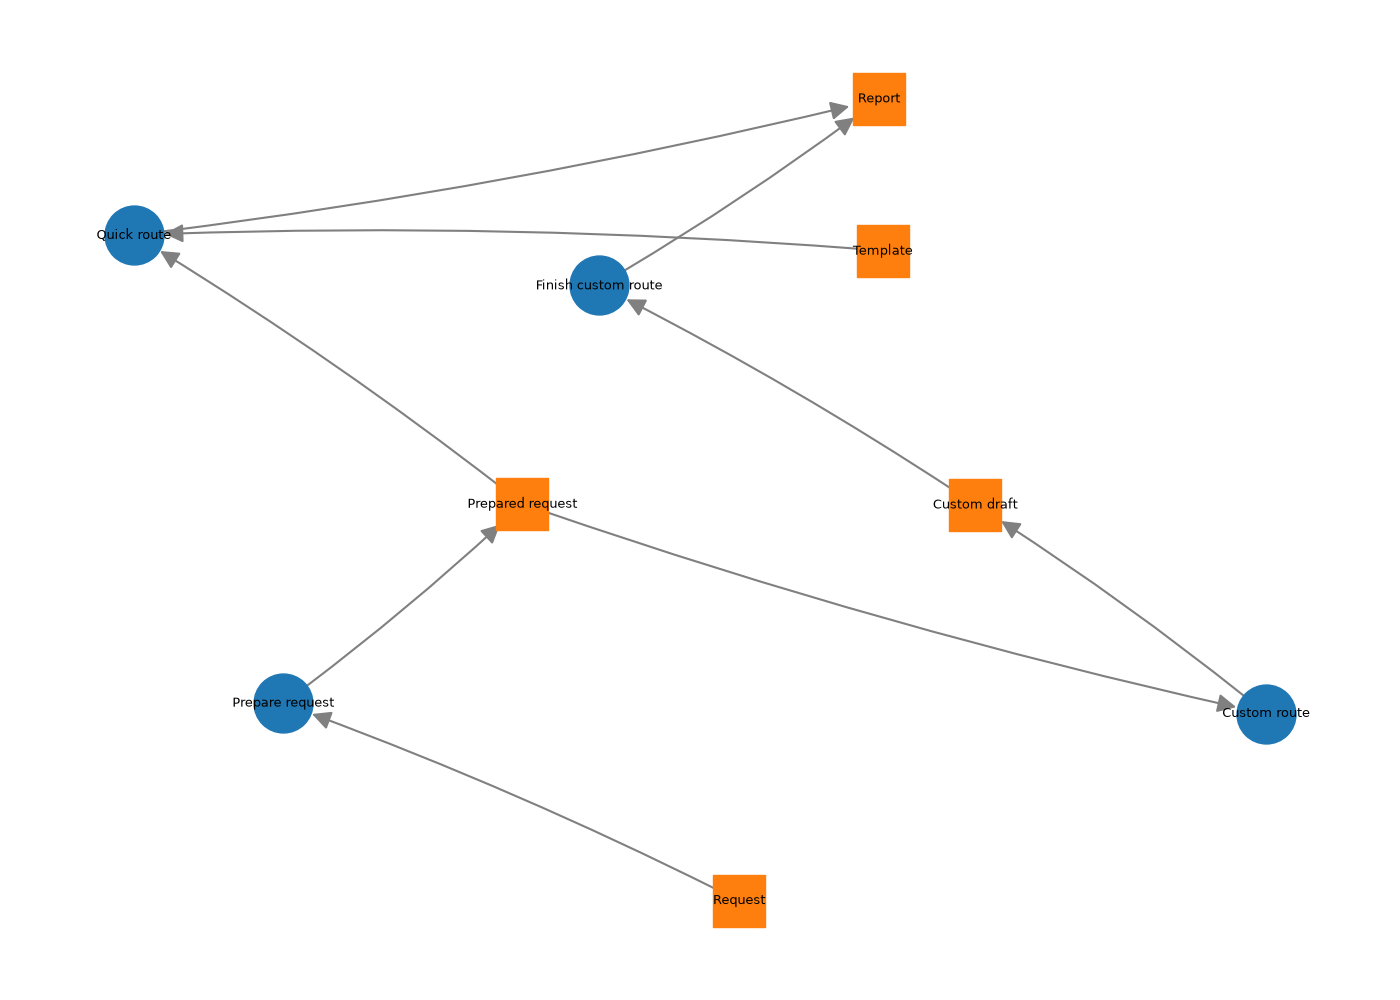

Python code for this plot:
"""Define a workflow with two routes to the same target."""

from artifactflow import Artifact, Tool, Workflow


request = Artifact("Request")
prepared_request = Artifact("Prepared request")
template = Artifact("Template")
custom_draft = Artifact("Custom draft")
report = Artifact("Report")

prepare = Tool("Prepare request", inputs=[request], outputs=[prepared_request])
quick = Tool(
    "Quick route",
    inputs=[prepared_request, template],
    outputs=[report],
)
custom = Tool(
    "Custom route",
    inputs=[prepared_request],
    outputs=[custom_draft],
)
finish_custom = Tool(
    "Finish custom route",
    inputs=[custom_draft],
    outputs=[report],
)

workflow = Workflow()
for tool in (prepare, quick, custom, finish_custom):
    workflow.add_tool(tool)
workflow.starting_artifacts = ["Request"]
workflow.target_artifacts = ["Report"]


if __name__ == "__main__":
    from pathlib import Path

    figure_path = Path(__file__).with_name("workflow.png")
    workflow.savefig(figure_path)
    print("Saved workflow figure:", figure_path)
